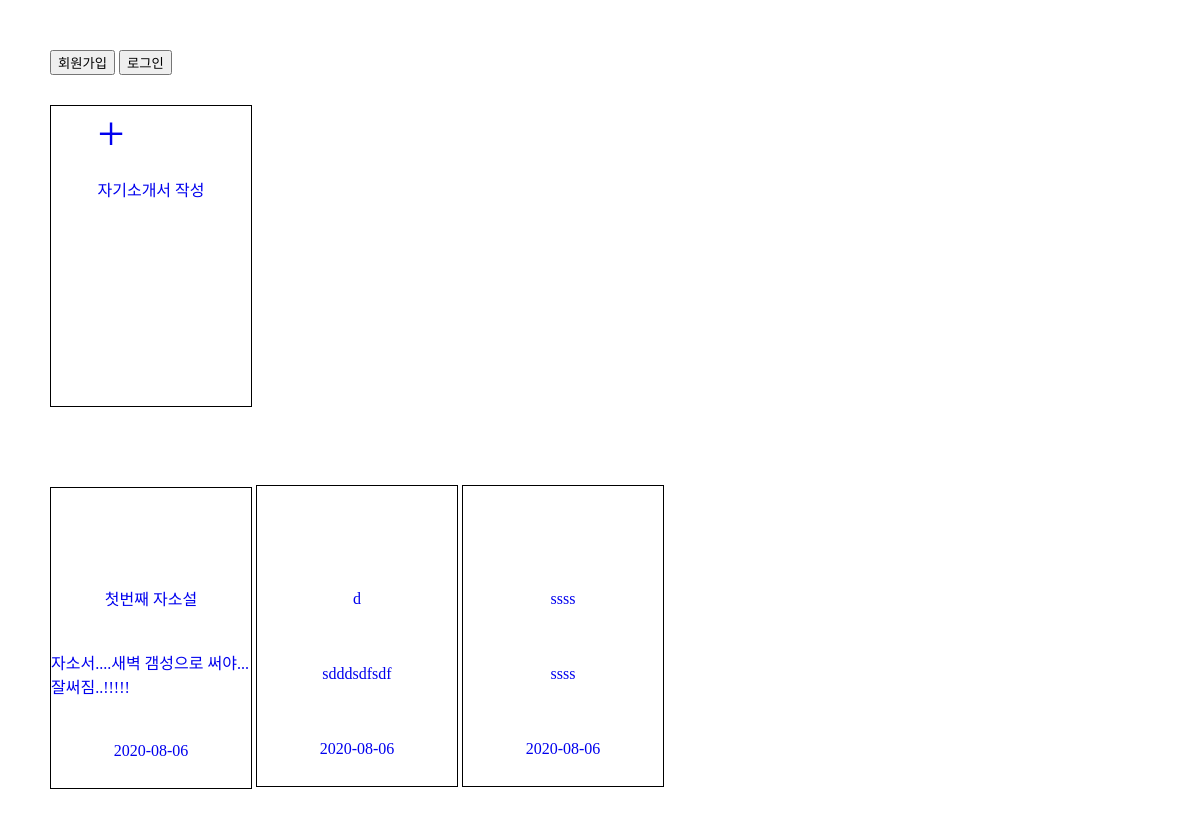
The app's page /, older data.
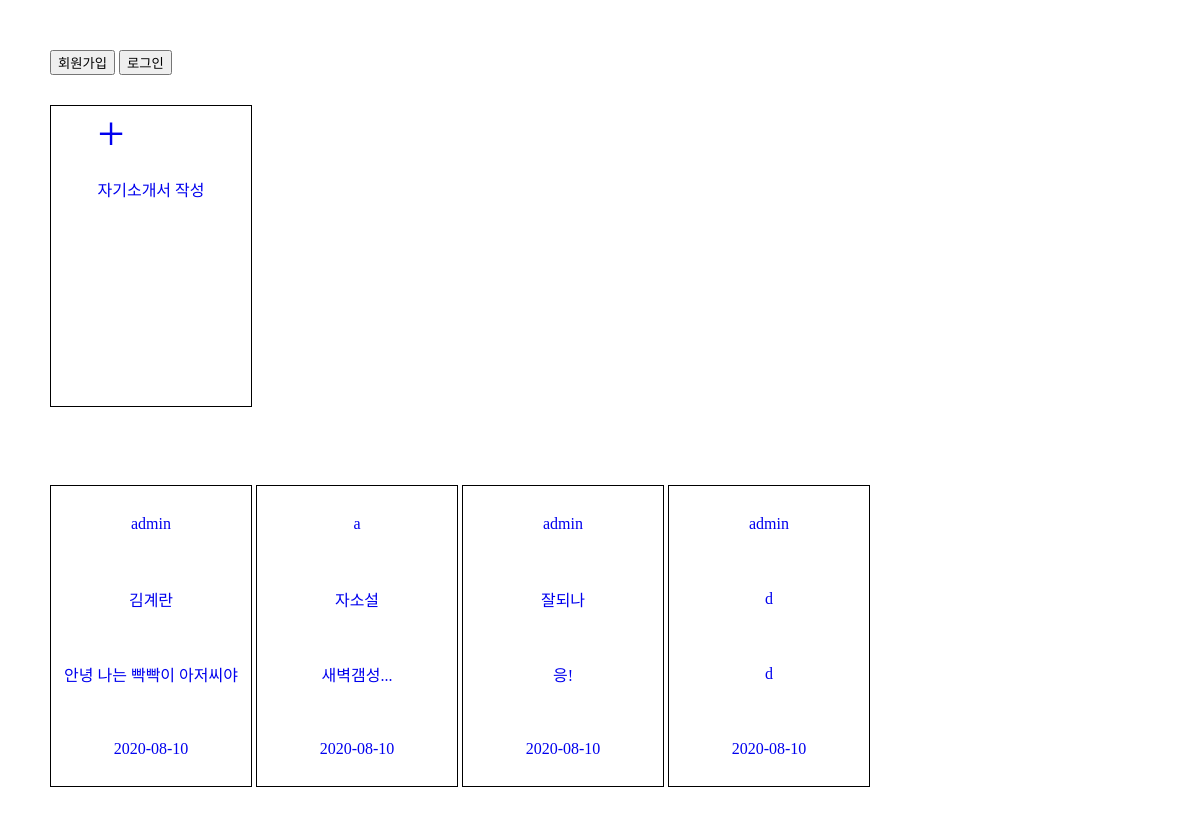
The same page, newer data.
### jsproject/models.py (models this page shows)
class Jasosel(models.Model): #modesl의 Model을 상속 받아 사용
    title = models.CharField(max_length = 50) #단순한 문자열이고 항상 max_Length로 제한을 줘야한다. 제목이니 길지 않게 50자로 제한
    content = models.TextField() #글자수 제한 없도록 만들테니 textfield
    updated_at = models.DateTimeField(auto_now= True) #날짜와 시간을 받을 수 있는 필드 생성 auto_now라는 옵션은 생성 수정시 날짜와 시간 자동 업뎃
    author = models.ForeignKey(User, on_delete=models.CASCADE) # 자소설 모델과 장고 유저모델과 FK로 연결시켜 주고 싶음 첫 인자로 연결 해주고 싶은 모델

### jsproject/views.py (the view)
# urls.py: path('',index,name='index'),
def index(request):
    all_jss = Jasosel.objects.all()
    return render(request,'index.html',{'all_jss':all_jss})

### jsproject/templates/index.html (shortened to what this page needs)
{% load static %}
<!DOCTYPE html>
<html lang = 'en'>
<head>
    <link rel = 'stylesheet' type='text/css' href='{% static "css/index.css" %}'>
</head>
<body>
    {% if user.is_authenticated %}
    <a href = '{% url "logout" %}'>
        <button>로그아웃</button>
    </a>
    안녕하세요! {{user}}님
    {% else %}
    <a href = '{% url "signup" %}'>
        <button>회원가입</button>
    </a>
    <a href = '{% url "login" %}'>
        <button>로그인</button>
    </a>
    {% endif %}
    <div class ='make_jss'>
    <a href = '{% url "create"%}'>
        <div class='plus_btn'>
            +
        </div>
        <p>자기소개서 작성</p>
    </div>
    <br>
    {% for jss in all_jss %}
    <a href ='{%url "detail" jss.id %}'>
    <div class='all_jss'>
        <p>{{jss.author}}</p>
        <p>{{jss.title}}</p>
        <p>{{jss.content}}</p>
        <p>{{jss.updated_at|date:'Y-m-d'}}</p>
    </div>
    {% endfor %}
</body>
</html>

### jsproject/static/css/index.css (style rules this page uses)
body { margin : 0; padding : 50px; }
a { text-decoration: none; }
.make_jss, .all_jss { width : 200px; height : 300px; border: 1px solid black; display: flex; flex-direction: column; align-items: center; margin-bottom: 30px; margin-top : 30px; }
.all_jss { display: inline-flex; }
.plus_btn { flex:1; display: flex; align-items : center; font-size: 3rem; }
p { flex:1; display: flex; align-items : center; }

Row changes from the older to the newer data that the page shows:
removed Jasosel: title "첫번째 자소설", content "자소서....새벽 갬성으로 써야...잘써짐..!!!!!", updated_at "2020-08-06"
removed Jasosel: title "d", content "sdddsdfsdf", updated_at "2020-08-06"
removed Jasosel: title "ssss", content "ssss", updated_at "2020-08-06"
added Jasosel: author "admin", title "김계란", content "안녕 나는 빡빡이 아저씨야", updated_at "2020-08-10"
added Jasosel: author "a", title "자소설", content "새벽갬성...", updated_at "2020-08-10"
added Jasosel: author "admin", title "잘되나", content "응!", updated_at "2020-08-10"
added Jasosel: author "admin", title "d", content "d", updated_at "2020-08-10"
